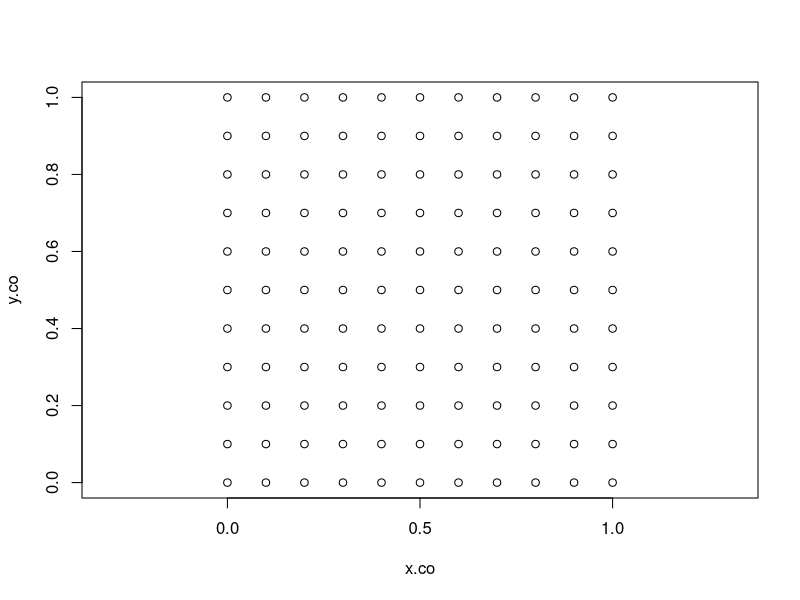
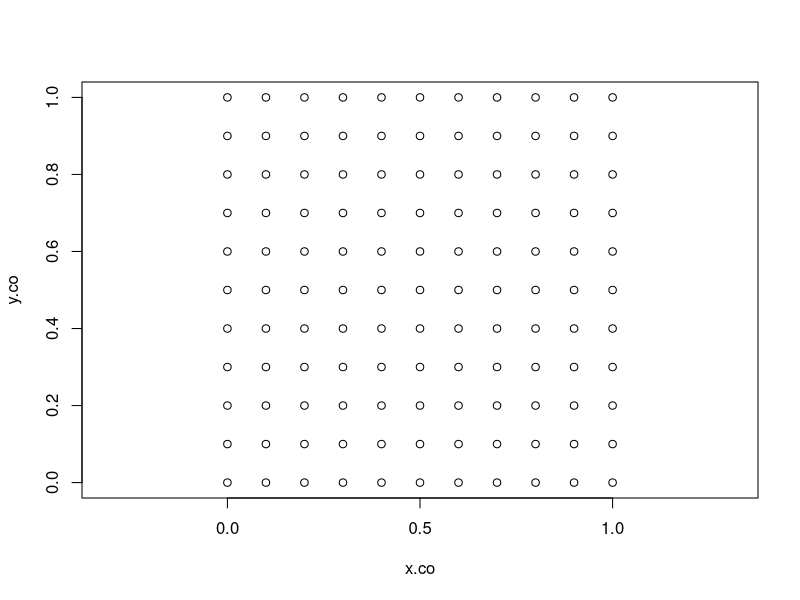

Write the R code that produced these figures, in order.
## Simple linear spatial regression
## Grid creation
x.co <- rep(seq(0,1,0.1),11)
y.co <- rep(seq(0,1,0.1),length = 121, each=11)
plot(x.co,y.co, asp=T)

surf.df <- data.frame(x.co,y.co)
plot(surf.df, asp=TRUE)
